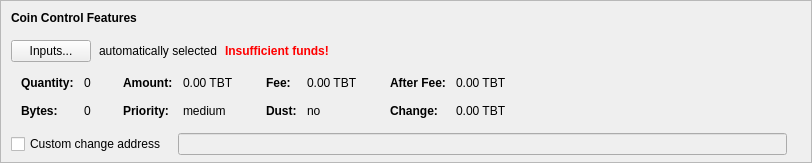
    <widget class="QFrame" name="frameCoinControl">
     <property name="sizePolicy">
      <sizepolicy hsizetype="Expanding" vsizetype="Expanding">
       <horstretch>0</horstretch>
       <verstretch>0</verstretch>
      </sizepolicy>
     </property>
     <property name="maximumSize">
      <size>
       <width>16777215</width>
       <height>16777215</height>
      </size>
     </property>
     <property name="frameShape">
      <enum>QFrame::StyledPanel</enum>
     </property>
     <property name="frameShadow">
      <enum>QFrame::Sunken</enum>
     </property>
     <layout class="QVBoxLayout" name="verticalLayoutCoinControl2">
      <property name="spacing">
       <number>0</number>
      </property>
      <property name="leftMargin">
       <number>0</number>
      </property>
      <property name="topMargin">
       <number>0</number>
      </property>
      <property name="rightMargin">
       <number>0</number>
      </property>
      <property name="bottomMargin">
       <number>6</number>
      </property>
      <item>
       <layout class="QVBoxLayout" name="verticalLayoutCoinControl" stretch="0,0,0,0,1">
        <property name="spacing">
         <number>0</number>
        </property>
        <property name="leftMargin">
         <number>10</number>
        </property>
        <property name="topMargin">
         <number>10</number>
        </property>
        <item>
         <layout class="QHBoxLayout" name="horizontalLayoutCoinControl1">
          <property name="bottomMargin">
           <number>15</number>
          </property>
          <item>
           <widget class="QLabel" name="labelCoinControlFeatures">
            <property name="sizePolicy">
             <sizepolicy hsizetype="Preferred" vsizetype="Maximum">
              <horstretch>0</horstretch>
              <verstretch>0</verstretch>
             </sizepolicy>
            </property>
            <property name="font">
             <font>
              <weight>75</weight>
              <bold>true</bold>
             </font>
            </property>
            <property name="styleSheet">
             <string notr="true">font-weight:bold;</string>
            </property>
            <property name="text">
             <string>Coin Control Features</string>
            </property>
           </widget>
          </item>
         </layout>
        </item>
        <item>
         <layout class="QHBoxLayout" name="horizontalLayoutCoinControl2" stretch="0,0,0,0">
          <property name="spacing">
           <number>8</number>
          </property>
          <property name="bottomMargin">
           <number>10</number>
          </property>
          <item>
           <widget class="QPushButton" name="pushButtonCoinControl">
            <property name="styleSheet">
             <string notr="true"/>
            </property>
            <property name="text">
             <string>Inputs...</string>
            </property>
            <property name="autoDefault">
             <bool>false</bool>
            </property>
           </widget>
          </item>
          <item>
           <widget class="QLabel" name="labelCoinControlAutomaticallySelected">
            <property name="text">
             <string>automatically selected</string>
            </property>
            <property name="margin">
             <number>5</number>
            </property>
           </widget>
          </item>
          <item>
           <widget class="QLabel" name="labelCoinControlInsuffFunds">
            <property name="font">
             <font>
              <weight>75</weight>
              <bold>true</bold>
             </font>
            </property>
            <property name="styleSheet">
             <string notr="true">color:red;font-weight:bold;</string>
            </property>
            <property name="text">
             <string>Insufficient funds!</string>
            </property>
            <property name="margin">
             <number>5</number>
            </property>
           </widget>
          </item>
          <item>
           <spacer name="horizontalSpacerCoinControl">
            <property name="orientation">
             <enum>Qt::Horizontal</enum>
            </property>
            <property name="sizeHint" stdset="0">
             <size>
              <width>40</width>
              <height>1</height>
             </size>
            </property>
           </spacer>
          </item>
         </layout>
        </item>
        <item>
         <widget class="QWidget" name="widgetCoinControl" native="true">
          <property name="sizePolicy">
           <sizepolicy hsizetype="Preferred" vsizetype="Preferred">
            <horstretch>0</horstretch>
            <verstretch>0</verstretch>
           </sizepolicy>
          </property>
          <property name="minimumSize">
           <size>
            <width>0</width>
            <height>0</height>
           </size>
          </property>
          <property name="styleSheet">
           <string notr="true"/>
          </property>
          <layout class="QHBoxLayout" name="horizontalLayoutCoinControl5">
           <property name="leftMargin">
            <number>0</number>
           </property>
           <property name="topMargin">
            <number>0</number>
           </property>
           <property name="rightMargin">
            <number>0</number>
           </property>
           <property name="bottomMargin">
            <number>0</number>
           </property>
           <item>
            <layout class="QHBoxLayout" name="horizontalLayoutCoinControl3" stretch="0,0,0,1">
             <property name="spacing">
              <number>20</number>
             </property>
             <property name="topMargin">
              <number>0</number>
             </property>
             <property name="bottomMargin">
              <number>10</number>
             </property>
             <item>
              <layout class="QFormLayout" name="formLayoutCoinControl1">
               <property name="horizontalSpacing">
                <number>10</number>
               </property>
               <property name="verticalSpacing">
                <number>14</number>
               </property>
               <property name="leftMargin">
                <number>10</number>
               </property>
               <property name="topMargin">
                <number>4</number>
               </property>
               <property name="rightMargin">
                <number>6</number>
               </property>
               <item row="0" column="0">
                <widget class="QLabel" name="labelCoinControlQuantityText">
                 <property name="font">
                  <font>
                   <weight>75</weight>
                   <bold>true</bold>
                  </font>
                 </property>
                 <property name="text">
                  <string>Quantity:</string>
                 </property>
                 <property name="margin">
                  <number>0</number>
                 </property>
                </widget>
               </item>
               <item row="0" column="1">
                <widget class="QLabel" name="labelCoinControlQuantity">
                 <property name="cursor">
                  <cursorShape>IBeamCursor</cursorShape>
                 </property>
                 <property name="contextMenuPolicy">
                  <enum>Qt::ActionsContextMenu</enum>
                 </property>
                 <property name="text">
                  <string notr="true">0</string>
                 </property>
                 <property name="margin">
                  <number>0</number>
                 </property>
                 <property name="textInteractionFlags">
                  <set>Qt::LinksAccessibleByMouse|Qt::TextSelectableByKeyboard|Qt::TextSelectableByMouse</set>
                 </property>
                </widget>
               </item>
               <item row="1" column="0">
                <widget class="QLabel" name="labelCoinControlBytesText">
                 <property name="font">
                  <font>
                   <weight>75</weight>
                   <bold>true</bold>
                  </font>
                 </property>
                 <property name="text">
                  <string>Bytes:</string>
                 </property>
                </widget>
               </item>
               <item row="1" column="1">
                <widget class="QLabel" name="labelCoinControlBytes">
                 <property name="cursor">
                  <cursorShape>IBeamCursor</cursorShape>
                 </property>
                 <property name="contextMenuPolicy">
                  <enum>Qt::ActionsContextMenu</enum>
                 </property>
                 <property name="text">
                  <string notr="true">0</string>
                 </property>
                 <property name="textInteractionFlags">
                  <set>Qt::LinksAccessibleByMouse|Qt::TextSelectableByKeyboard|Qt::TextSelectableByMouse</set>
                 </property>
                </widget>
               </item>
              </layout>
             </item>
             <item>
              <layout class="QFormLayout" name="formLayoutCoinControl2">
               <property name="horizontalSpacing">
                <number>10</number>
               </property>
               <property name="verticalSpacing">
                <number>14</number>
               </property>
               <property name="leftMargin">
                <number>6</number>
               </property>
               <property name="topMargin">
                <number>4</number>
               </property>
               <property name="rightMargin">
                <number>6</number>
               </property>
               <item row="0" column="0">
                <widget class="QLabel" name="labelCoinControlAmountText">
                 <property name="font">
                  <font>
                   <weight>75</weight>
                   <bold>true</bold>
                  </font>
                 </property>
                 <property name="text">
                  <string>Amount:</string>
                 </property>
                 <property name="margin">
                  <number>0</number>
                 </property>
                </widget>
               </item>
               <item row="0" column="1">
                <widget class="QLabel" name="labelCoinControlAmount">
                 <property name="cursor">
                  <cursorShape>IBeamCursor</cursorShape>
                 </property>
                 <property name="contextMenuPolicy">
                  <enum>Qt::ActionsContextMenu</enum>
                 </property>
                 <property name="text">
                  <string notr="true">0.00 TBT</string>
                 </property>
                 <property name="textInteractionFlags">
                  <set>Qt::LinksAccessibleByMouse|Qt::TextSelectableByKeyboard|Qt::TextSelectableByMouse</set>
                 </property>
                </widget>
               </item>
               <item row="1" column="0">
                <widget class="QLabel" name="labelCoinControlPriorityText">
                 <property name="font">
                  <font>
                   <weight>75</weight>
                   <bold>true</bold>
                  </font>
                 </property>
                 <property name="text">
                  <string>Priority:</string>
                 </property>
                </widget>
               </item>
               <item row="1" column="1">
                <widget class="QLabel" name="labelCoinControlPriority">
                 <property name="cursor">
                  <cursorShape>IBeamCursor</cursorShape>
                 </property>
                 <property name="contextMenuPolicy">
                  <enum>Qt::ActionsContextMenu</enum>
                 </property>
                 <property name="text">
                  <string notr="true">medium</string>
                 </property>
                 <property name="textInteractionFlags">
                  <set>Qt::LinksAccessibleByMouse|Qt::TextSelectableByKeyboard|Qt::TextSelectableByMouse</set>
                 </property>
                </widget>
               </item>
              </layout>
             </item>
             <item>
              <layout class="QFormLayout" name="formLayoutCoinControl3">
               <property name="horizontalSpacing">
                <number>10</number>
               </property>
               <property name="verticalSpacing">
                <number>14</number>
               </property>
               <property name="leftMargin">
                <number>6</number>
               </property>
               <property name="topMargin">
                <number>4</number>
               </property>
               <property name="rightMargin">
                <number>6</number>
               </property>
               <item row="0" column="0">
                <widget class="QLabel" name="labelCoinControlFeeText">
                 <property name="font">
                  <font>
                   <weight>75</weight>
                   <bold>true</bold>
                  </font>
                 </property>
                 <property name="text">
                  <string>Fee:</string>
                 </property>
                 <property name="margin">
                  <number>0</number>
                 </property>
                </widget>
               </item>
               <item row="0" column="1">
                <widget class="QLabel" name="labelCoinControlFee">
                 <property name="cursor">
                  <cursorShape>IBeamCursor</cursorShape>
                 </property>
                 <property name="contextMenuPolicy">
                  <enum>Qt::ActionsContextMenu</enum>
                 </property>
                 <property name="text">
                  <string notr="true">0.00 TBT</string>
                 </property>
                 <property name="textInteractionFlags">
                  <set>Qt::LinksAccessibleByMouse|Qt::TextSelectableByKeyboard|Qt::TextSelectableByMouse</set>
                 </property>
                </widget>
               </item>
               <item row="1" column="0">
                <widget class="QLabel" name="labelCoinControlLowOutputText">
                 <property name="font">
                  <font>
                   <weight>75</weight>
                   <bold>true</bold>
                  </font>
                 </property>
                 <property name="text">
                  <string>Dust:</string>
                 </property>
                </widget>
               </item>
               <item row="1" column="1">
                <widget class="QLabel" name="labelCoinControlLowOutput">
                 <property name="cursor">
                  <cursorShape>IBeamCursor</cursorShape>
                 </property>
                 <property name="contextMenuPolicy">
                  <enum>Qt::ActionsContextMenu</enum>
                 </property>
                 <property name="text">
                  <string notr="true">no</string>
                 </property>
                 <property name="textInteractionFlags">
                  <set>Qt::LinksAccessibleByMouse|Qt::TextSelectableByKeyboard|Qt::TextSelectableByMouse</set>
                 </property>
                </widget>
               </item>
              </layout>
             </item>
             <item>
              <layout class="QFormLayout" name="formLayoutCoinControl4">
               <property name="horizontalSpacing">
                <number>10</number>
               </property>
               <property name="verticalSpacing">
                <number>14</number>
               </property>
               <property name="leftMargin">
                <number>6</number>
               </property>
               <property name="topMargin">
                <number>4</number>
               </property>
               <property name="rightMargin">
                <number>6</number>
               </property>
               <item row="0" column="0">
                <widget class="QLabel" name="labelCoinControlAfterFeeText">
                 <property name="font">
                  <font>
                   <weight>75</weight>
                   <bold>true</bold>
                  </font>
                 </property>
                 <property name="text">
                  <string>After Fee:</string>
                 </property>
                 <property name="margin">
                  <number>0</number>
                 </property>
                </widget>
               </item>
               <item row="0" column="1">
                <widget class="QLabel" name="labelCoinControlAfterFee">
                 <property name="cursor">
                  <cursorShape>IBeamCursor</cursorShape>
                 </property>
                 <property name="contextMenuPolicy">
                  <enum>Qt::ActionsContextMenu</enum>
                 </property>
                 <property name="text">
                  <string notr="true">0.00 TBT</string>
                 </property>
                 <property name="textInteractionFlags">
                  <set>Qt::LinksAccessibleByMouse|Qt::TextSelectableByKeyboard|Qt::TextSelectableByMouse</set>
                 </property>
                </widget>
               </item>
               <item row="1" column="0">
                <widget class="QLabel" name="labelCoinControlChangeText">
                 <property name="font">
                  <font>
                   <weight>75</weight>
                   <bold>true</bold>
                  </font>
                 </property>
                 <property name="text">
                  <string>Change:</string>
                 </property>
                </widget>
               </item>
               <item row="1" column="1">
                <widget class="QLabel" name="labelCoinControlChange">
                 <property name="cursor">
                  <cursorShape>IBeamCursor</cursorShape>
                 </property>
                 <property name="contextMenuPolicy">
                  <enum>Qt::ActionsContextMenu</enum>
                 </property>
                 <property name="text">
                  <string notr="true">0.00 TBT</string>
                 </property>
                 <property name="textInteractionFlags">
                  <set>Qt::LinksAccessibleByMouse|Qt::TextSelectableByKeyboard|Qt::TextSelectableByMouse</set>
                 </property>
                </widget>
               </item>
              </layout>
             </item>
            </layout>
           </item>
          </layout>
         </widget>
        </item>
        <item>
         <layout class="QHBoxLayout" name="horizontalLayoutCoinControl4" stretch="0,0,0">
          <property name="spacing">
           <number>12</number>
          </property>
          <property name="sizeConstraint">
           <enum>QLayout::SetDefaultConstraint</enum>
          </property>
          <property name="topMargin">
           <number>5</number>
          </property>
          <property name="rightMargin">
           <number>5</number>
          </property>
          <item>
           <widget class="QCheckBox" name="checkBoxCoinControlChange">
            <property name="toolTip">
             <string>If this is activated, but the change address is empty or invalid, change will be sent to a newly generated address.</string>
            </property>
            <property name="text">
             <string>Custom change address</string>
            </property>
           </widget>
          </item>
          <item>
           <widget class="QValidatedLineEdit" name="lineEditCoinControlChange">
            <property name="enabled">
             <bool>false</bool>
            </property>
            <property name="sizePolicy">
             <sizepolicy hsizetype="Expanding" vsizetype="Fixed">
              <horstretch>0</horstretch>
              <verstretch>0</verstretch>
             </sizepolicy>
            </property>
           </widget>
          </item>
          <item>
           <widget class="QLabel" name="labelCoinControlChangeLabel">
            <property name="sizePolicy">
             <sizepolicy hsizetype="Preferred" vsizetype="Expanding">
              <horstretch>0</horstretch>
              <verstretch>0</verstretch>
             </sizepolicy>
            </property>
            <property name="minimumSize">
             <size>
              <width>0</width>
              <height>0</height>
             </size>
            </property>
            <property name="text">
             <string/>
            </property>
            <property name="margin">
             <number>3</number>
            </property>
           </widget>
          </item>
         </layout>
        </item>
        <item>
         <spacer name="verticalSpacerCoinControl">
          <property name="orientation">
           <enum>Qt::Vertical</enum>
          </property>
          <property name="sizeHint" stdset="0">
           <size>
            <width>800</width>
            <height>1</height>
           </size>
          </property>
         </spacer>
        </item>
       </layout>
      </item>
     </layout>
    </widget>
